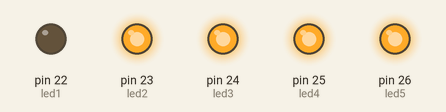
Bench run of a sketch on a simulated Arduino Mega 2560, built with avr-gcc and run on an emulated ATmega2560. Parts: output pins drawn as LEDs (lit = HIGH).

Above: at 0.2 s.
At 1.2 s:
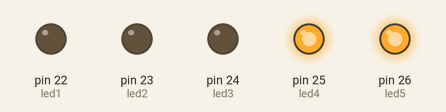
At 2.2 s:
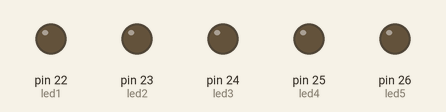
At 2.7 s:
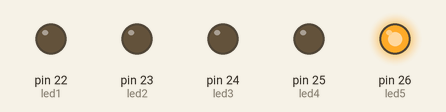
At 4.7 s:
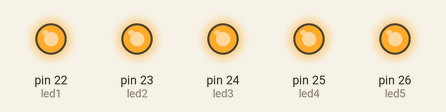
At 5.7 s:
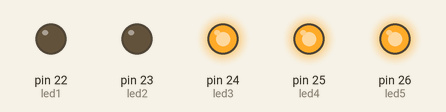
Timing chart, 0 to 6.5 s (numbered marks = the images above):
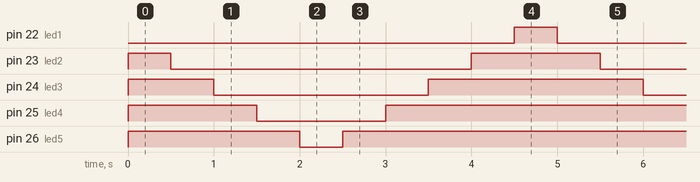

Measured:
- by itself, pin 22 (led1): alternates HIGH for 0.50 s and LOW for 4.5 s, 9 changes in all, then stays HIGH
- by itself, pin 23 (led2): alternates HIGH for 1.5 s and LOW for 3.5 s, 10 changes in all, then stays HIGH
- by itself, pin 24 (led3): alternates HIGH for 2.5 s and LOW for 2.5 s, 10 changes in all, then stays HIGH
- by itself, pin 25 (led4): alternates HIGH for 3.5 s and LOW for 1.5 s, 10 changes in all, then stays HIGH
- by itself, pin 26 (led5): alternates HIGH for 4.5 s and LOW for 0.50 s, 10 changes in all, then stays HIGH

The sketch:

BlinkAscendDescend5_1.0.ino
```cpp
//Declaring variables with pins
int led1 = 22;
int led2 = 23;
int led3 = 24;
int led4 = 25;
int led5 = 26;
int i = 0;

void setup(){
  pinMode(led1,OUTPUT);
  pinMode(led2,OUTPUT);
  pinMode(led3,OUTPUT);
  pinMode(led4,OUTPUT);
  pinMode(led5,OUTPUT);
  //Setting all LEDs to off initially
  digitalWrite(led1,HIGH);
  digitalWrite(led2,HIGH);
  digitalWrite(led3,HIGH);
  digitalWrite(led4,HIGH);
  digitalWrite(led5,HIGH);
}

void loop(){
  //Condition for 5 times
  if (i<5){
    for (i = 0; i < 5; i++){
      //Ascending Switching On LEDs
      digitalWrite(led1,LOW);
      delay(500);
      digitalWrite(led2,LOW);
      delay(500);
      digitalWrite(led3,LOW);
      delay(500);
      digitalWrite(led4,LOW);
      delay(500);
      digitalWrite(led5,LOW);
      delay(500);
      //Descending Switching Off LEDs
      digitalWrite(led5,HIGH);
      delay(500);
      digitalWrite(led4,HIGH);
      delay(500);
      digitalWrite(led3,HIGH);
      delay(500);
      digitalWrite(led2,HIGH);
      delay(500);
      digitalWrite(led1,HIGH);
      delay(500);
    }
    //Incrementing Counter
    i++;
  } else {
    //Condition reached, permanently switching off all LEDs
    digitalWrite(led1,HIGH);
    digitalWrite(led2,HIGH);
    digitalWrite(led3,HIGH);
    digitalWrite(led4,HIGH);
    digitalWrite(led5,HIGH);
  }
}
```
